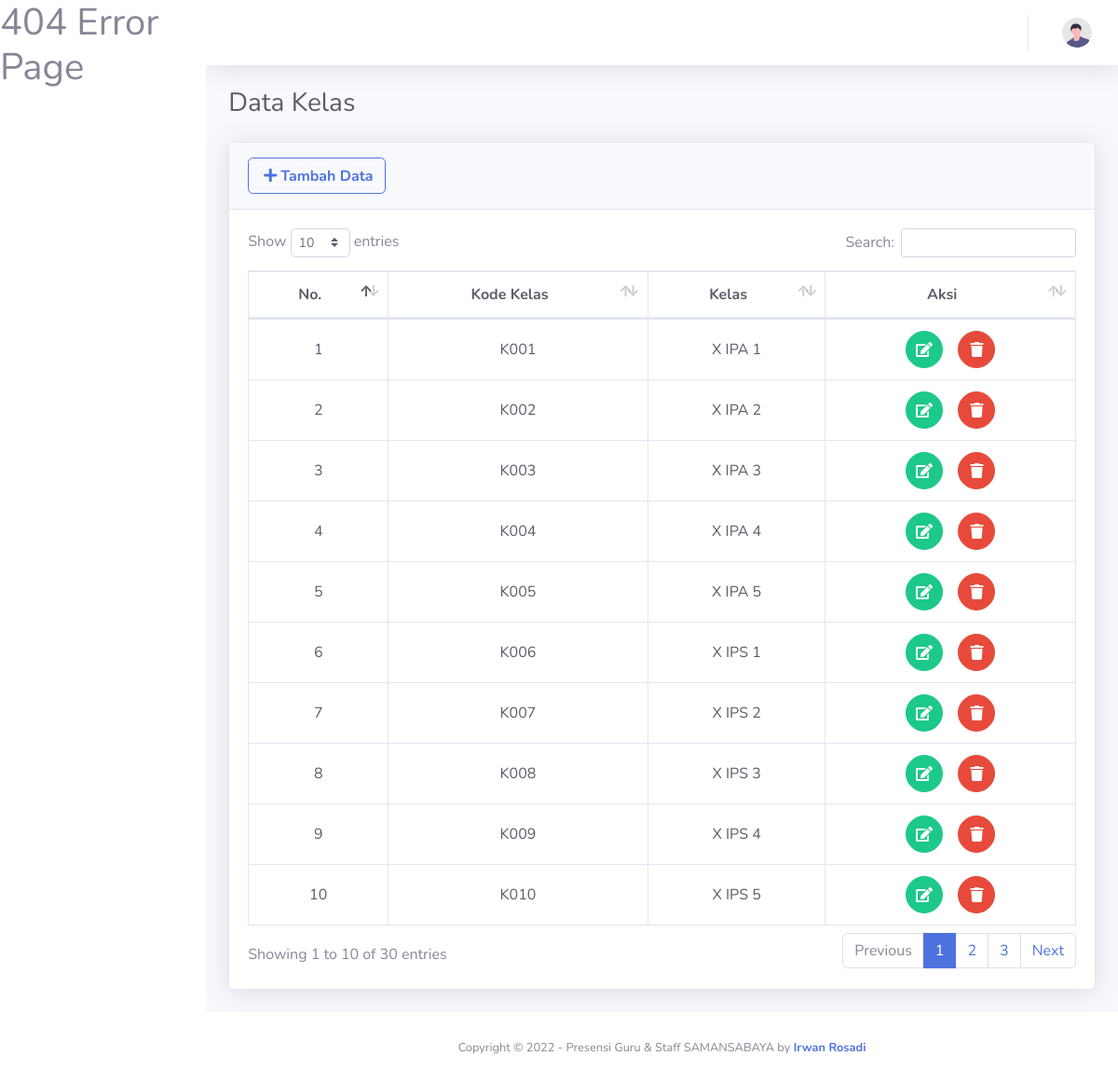
/TampilKelas.php, run on the app's committed database.
### tables this page shows
CREATE TABLE `tb_kelas` (
  `kode_kelas` char(4) NOT NULL,
  `nama_kelas` varchar(35) NOT NULL
);

### TampilKelas.php (the view)
<?php
     require_once 'Layout/Header.php';
    require_once 'Koneksi.php';
 ?>
<div class="container-fluid">
<div class="d-sm-flex align-items-center justify-content-between mb-4">
  <h1 class="h3 mb-0 text-gray-800">Data Kelas</h1>
</div>
        <div class="card shadow mb-4">
            <div class="card-header py-3">
                <a href="TambahKelas.php" class="btn btn-outline-primary">
                    <i class="fa fa-plus p-1"></i><strong>Tambah Data</strong>
                </a>&nbsp;&nbsp;
            </div>
                <div class="card-body">
                    <div class="table-responsive">
                        <table class="table table-bordered text-gray-800" id="dataTable" width="100%" cellspacing="0">
                            <thead>
                                <tr align='center' bgcolor=''>
                                    <th>No.</th>
                                    <th>Kode Kelas</th>
                                    <th>Kelas</th>
                                    <th>Aksi</th>
                                </tr>
                            </thead>
                            <tbody>
                                <?php
                                $no = 1;
                                $query = mysqli_query($koneksi, "SELECT * FROM tb_kelas");
                                if(mysqli_num_rows($query) > 0){
                                while ($data = mysqli_fetch_array($query)) {
                            ?>
                                <tr align="center">
                                    <td><?php echo $no++?></td>
                                    <td><?php echo $data['kode_kelas'];?></td>
                                    <td><?php echo $data['nama_kelas'];?></td>
                                    <td>
                                        <a href="UbahKelas.php?kode_kelas=<?php echo $data['kode_kelas']?>" class="btn btn-success btn-circle">
                                            <i class="fa fa-edit" data-toggle="tooltip" title="Edit"></i>
                                        </a>&nbsp;&nbsp;&nbsp;
                                        <a href="HapusKelas.php?kode_kelas=<?php echo $data['kode_kelas']?>" class="btn btn-danger btn-circle" onclick="return confirm('Anda yakin akan menghapus Data kelas <?php echo $data['nama_kelas'];?> ?')">
                                            <i class="fas fa-trash" data-toggle="tooltip" title="Hapus" ></i>
                                        </a>
                                    </td>
                                </tr>
                                <?php }} else{ ?>
                                <tr>
                                    <td colspan="4" align="center"><h6 style="font-weight: bold; color:red; font-size:15px;">Data Kosong<h6></td>
                                </tr>
                            <?php } ?>
                            </tbody>
                        </table>
                    </div>
                </div>
            </div>
            </div>
        </div>
<?php
       require_once 'Layout/Footer.php';

### Layout/Header.php (style rules this page uses)
.table > tbody > tr > * { vertical-align: middle; }

### data on the page
tb_kelas: kode_kelas "K001", nama_kelas "X IPA 1"
tb_kelas: kode_kelas "K002", nama_kelas "X IPA 2"
tb_kelas: kode_kelas "K003", nama_kelas "X IPA 3"
tb_kelas: kode_kelas "K004", nama_kelas "X IPA 4"
tb_kelas: kode_kelas "K005", nama_kelas "X IPA 5"
tb_kelas: kode_kelas "K006", nama_kelas "X IPS 1"
tb_kelas: kode_kelas "K007", nama_kelas "X IPS 2"
tb_kelas: kode_kelas "K008", nama_kelas "X IPS 3"
tb_kelas: kode_kelas "K009", nama_kelas "X IPS 4"
tb_kelas: kode_kelas "K010", nama_kelas "X IPS 5"
